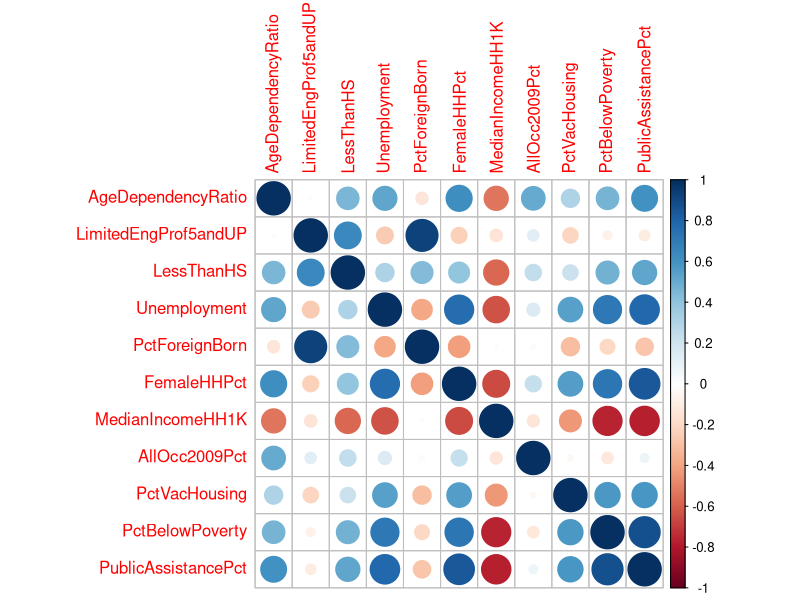
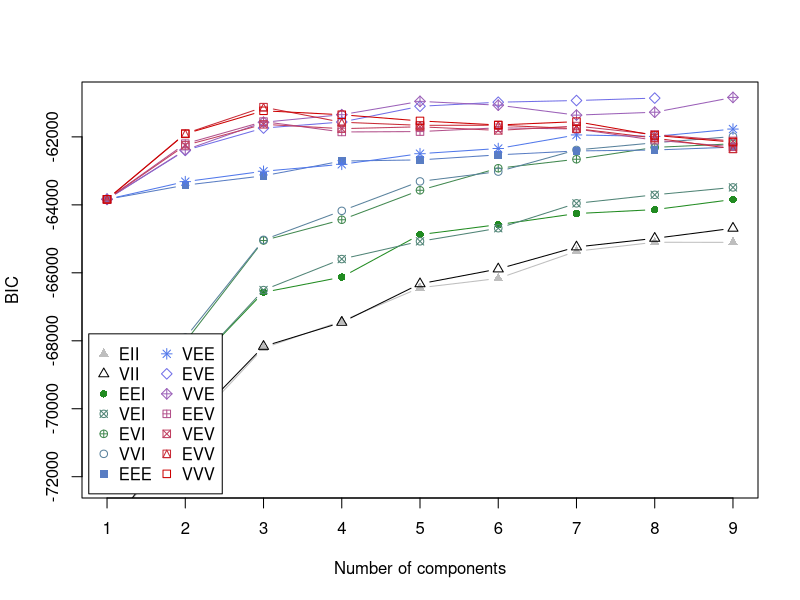
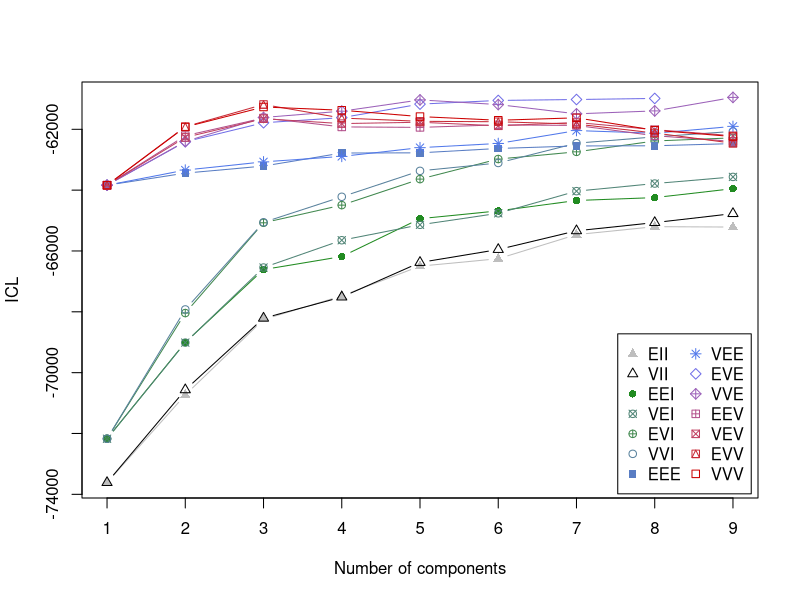
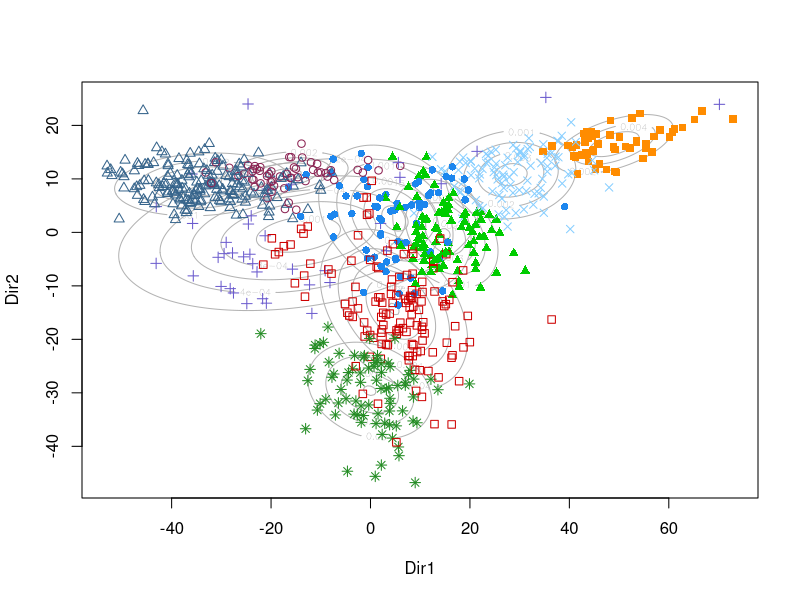
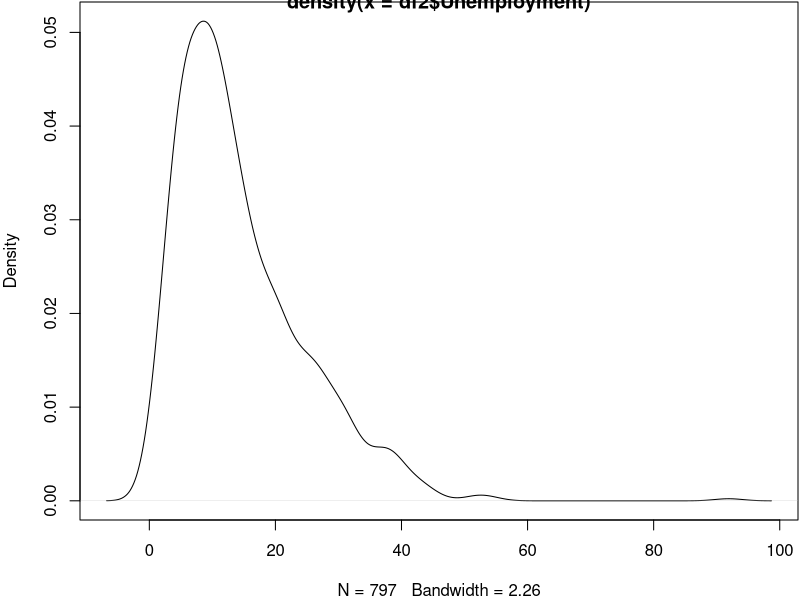
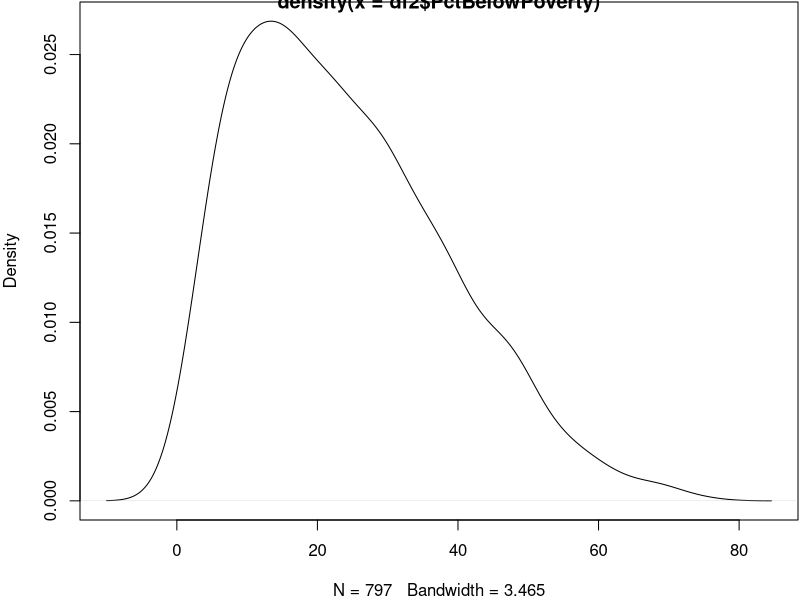
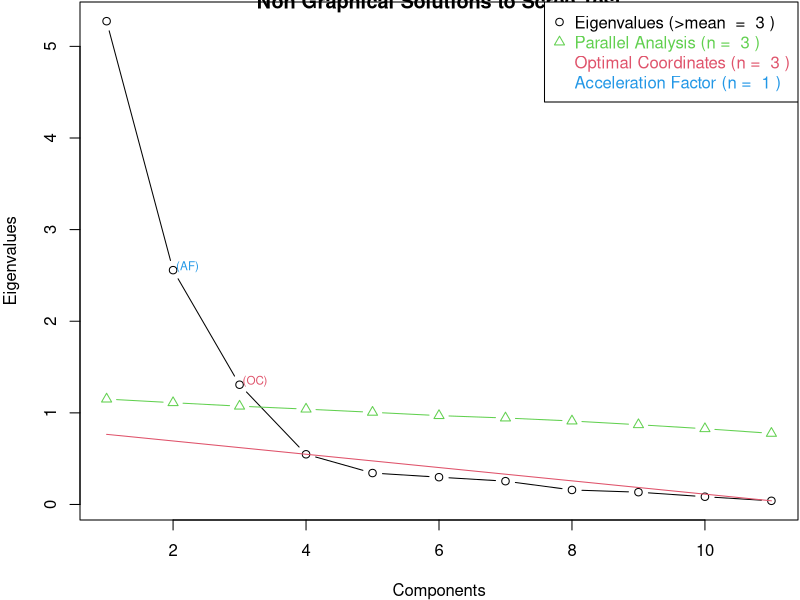
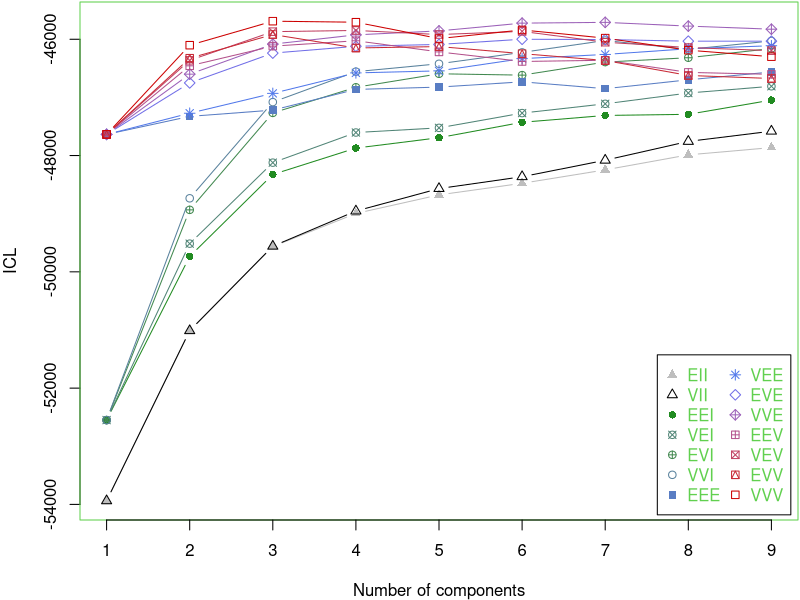

The R source for these figures, in order:
## ---- chunk 1
library(mclust)
library(tidyverse)
library(nFactors)
## ---- chunk 2
census <- read.csv("data/Chicago Census Data by Tract_ACS 2015.csv", header = TRUE) %>% 
  select(tract, AgeDependencyRatio, LimitedEngProf5andUP, LessThanHS, Unemployment, 
         PctForeignBorn, FemaleHHPct, MedianIncomeHH, AllOcc2009Pct, PctVacHousing, 
         PctBelowPoverty, PublicAssistancePct)
## ---- chunk 3
# recode into % to scale to other variables
df <- census %>% mutate(
  PctForeignBorn = PctForeignBorn*100,
  FemaleHHPct = FemaleHHPct*100,
  # MedianIncomeHH1Kinv = (max(MedianIncomeHH, na.rm=TRUE) - MedianIncomeHH)/1000,
  # we would not use 1Kinv because of weird distribution (multi-mode)
  MedianIncomeHH1K = MedianIncomeHH/1000,
  AllOcc2009Pct = AllOcc2009Pct*100,
  PctVacHousing = PctVacHousing*100,
  PublicAssistancePct = PublicAssistancePct*100
) %>% 
  select(tract, AgeDependencyRatio, LimitedEngProf5andUP, LessThanHS, Unemployment, 
         PctForeignBorn, FemaleHHPct, MedianIncomeHH1K, AllOcc2009Pct, PctVacHousing, 
         PctBelowPoverty, PublicAssistancePct)

df2 <- df.fa <- df[complete.cases(df),]
## ---- chunk 4
summary(df2)
## ---- chunk 5
cortab <- round(Hmisc::rcorr(as.matrix(df2[,-1]))[[1]],2)
rmarkdown::paged_table(as.data.frame(cortab), options = list(rows.print = 11, cols.print = 11))
## ---- chunk 6
corrplot::corrplot(cor(df2[,-1]))
## ---- chunk 7
X <- as.matrix(df2[,-1])
mod <- Mclust(X)
## ---- chunk 8
summary(mod$BIC)
plot(mod, what = "BIC", ylim = range(mod$BIC[,-(1:2)], na.rm = TRUE),
       legendArgs = list(x = "bottomleft"))
## ---- chunk 9
ICL <- mclustICL(X)
plot(ICL)
## ---- chunk 10
# tabulate class-membership numbers
table(summary(mod)$classification)
drmod <- MclustDR(mod, lambda = 1)
plot(drmod, what = "contour")
## ---- chunk 11
# display the means per class
rmarkdown::paged_table(as.data.frame(round(mod$parameters$mean,2)), 
                       options = list(rows.print = 11, cols.print = 9))
## ---- chunk 12
par(mar = c(4, 4, .1, .1))
plot(density(df2$Unemployment))
plot(density(df2$PctBelowPoverty))
## ---- chunk 13
ev <- eigen(cor(df.fa[,-1])) # get eigenvalues
ap <- parallel(subject=nrow(df.fa[,-1]), var=ncol(df.fa[,-1]), rep=100,cent=.05)
nS <- nScree(x=ev$values, aparallel=ap$eigen$qevpea)
plotnScree(nS) 
## ---- chunk 14
fit.f <- factanal(x = df.fa[,-1], factors = 3, n.obs = 797, rotation="varimax")
print(fit.f, digits=2, cutoff=.3, sort=TRUE)
## ---- chunk 15
df.fa$concdisadv <- as.matrix(df.fa[,-1]) %*% (fit.f$loadings[,1]*(abs(fit.f$loadings[,1])>0.5))

# print out the scores
rmarkdown::paged_table(cbind(tract = df.fa[1:20,1], 
                             condisadv_fascore = df.fa[1:20,13], 
                             df.fa[1:20,2:12]), 
                       options = list(rows.print = 20, cols.print = 13))
## ---- chunk 16
# recode into % to scale to other variables
df3 <- df2 %>% 
  select(tract, AgeDependencyRatio, Unemployment, FemaleHHPct, 
         MedianIncomeHH1K, PctVacHousing, PctBelowPoverty,  
         PublicAssistancePct, LessThanHS
         )
## ---- chunk 17
X <- as.matrix(df3[,-1])
ICL <- mclustICL(X)
summary(ICL)
plot(ICL)
## ---- chunk 18
modBIC <- Mclust(X)
summary(modBIC$BIC)
plot(modBIC, what="BIC", ylim=range(modBIC$BIC[,-(1:2)], na.rm=TRUE), 
     legendArgs = list(x = "bottomright"))
## ---- chunk 19
drmod <- MclustDR(mod, lambda = 1)
plot(drmod, what = "contour")
## ---- chunk 20
mod.3 <- Mclust(X, G = 3)
drmod.3 <- MclustDR(mod.3, lambda = 1)
plot(drmod.3, what = "contour")
## ---- chunk 21
mod.3 <- Mclust(df2[,-1], G=3, modelNames = "VVV") 
summary(mod.3) 
## ---- chunk 22
sum.mod.3 <- summary(mod.3, parameters = TRUE)

rbind(Component = c("Class 1","Class 2","Class 3"),
      `Mix Probability` = paste0(round((sum.mod.3$pro)*100,1),"%"),
      round(sum.mod.3$mean,1),
      Labels = c("Affluent","Poor","Distressed")
)
## ---- chunk 23
sd.class1 <- round(sqrt(diag(sum.mod.3$variance[,,1])),1)
sd.class2 <- round(sqrt(diag(sum.mod.3$variance[,,2])),1)
sd.class3 <- round(sqrt(diag(sum.mod.3$variance[,,3])),1)
cbind(sd.class1,sd.class2,sd.class3)
## ---- chunk 24
df2$ConcDisadv_cluster <- mod.3$classification #13th in order
with(df2, table(ConcDisadv_cluster))
## ---- chunk 25
df2[,14:16] <- mod.3$z
names(df2)[14:16] <- c("ConcDisadv_prob1", 
                       "ConcDisadv_prob2", 
                       "ConcDisadv_prob3")
## ---- chunk 26
rmarkdown::paged_table(cbind(tract = df2[1:20,1], 
                             `Concentrated Disadvantage` = df2[1:20,13],
                             df2[1:20,14:16],
                             df2[1:20,2:12]),
                       options = list(rows.print = 20, cols.print = 13))
